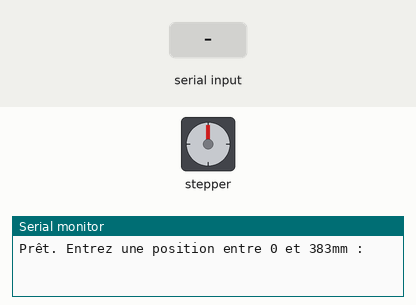
The sketch below on a simulated Arduino Uno, built with avr-gcc and run on an emulated ATmega328P. On the bench: stepper motor, the last lines printed to the serial monitor. The inputs (shaded band) are chosen by the test bench. Stepper angles assume 200 steps per turn.

Above: at 1.2 s.
1.3 s: "90,45\n" received over Serial
At 1.45 s:
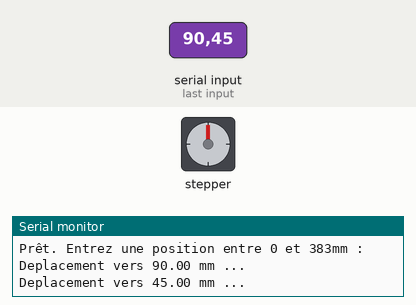
At 2.05 s:
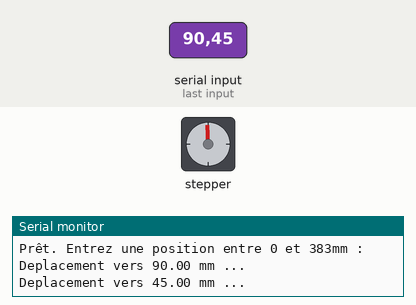
4.3 s: "30,150\n" received over Serial
At 4.71 s:
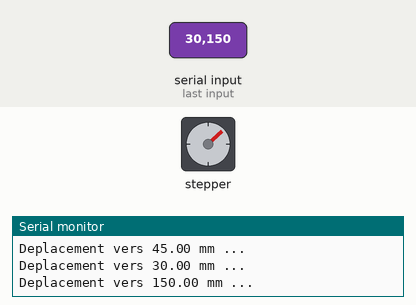
7.3 s: "5\n" received over Serial
Timing chart, 0 to 16.5 s (numbered marks = the images above; inputs shaded):
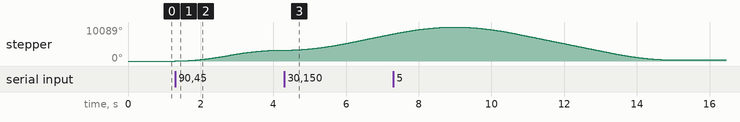

The sketch:

Alim_motor.ino
```cpp
#include <AccelStepper.h>

#define dirPin 12
#define stepPin 13

AccelStepper stepper(AccelStepper::DRIVER, stepPin, dirPin);

// === PARAMÈTRES MECANIQUES ===
const float stepsPerMM = 40.0; // 1 tour moteur(1600 pas) équivaut à 40mm
const float offsetMin = 35.0; // Distance entre le bord de la planche et la limite de translation du support de caméra en mm
const float offsetMax = 45.0;
const float cameraSupportLength = 75.0;
const float totalLength = 540.0; // longueur de la planche en mm
const float usableLength = totalLength - offsetMin - offsetMax - cameraSupportLength; //383mm
const float minPos = 0; // Position niveau moteur en mm
const float maxPos = usableLength;

// === PARAMÈTRES MOTEUR ===
//const int stepsPerRevolution = 1600; // 1 tour moteur = 1600 pas (en 1/8 microstep)
const int speed = 1500;              // vitesse max (pas/s)
const int accel = 1000;               // accélération (pas/s²)

void setup() {
  Serial.begin(9600);
  stepper.setMaxSpeed(speed);
  stepper.setAcceleration(accel);
  stepper.setCurrentPosition(0);

  Serial.println("Prêt. Entrez une position entre 0 et 383mm :");
}

void loop() {
  if(Serial.available() > 0){
    float targetMM = Serial.parseFloat();

    while (Serial.available() > 0) Serial.read(); // vide le buffer pour les \n et \r

    if (targetMM < minPos) targetMM = minPos;
    if (targetMM > maxPos) targetMM = maxPos;

    long targetSteps = targetMM * stepsPerMM;
    stepper.moveTo(targetSteps);

    Serial.print("Deplacement vers ");
    Serial.print(targetMM);
    Serial.println(" mm ...");

  }
  stepper.run();
}
```

Measured:
- after the input at 1.3 s, stepper: keeps turning clockwise at about 1109°/s, starting at once
